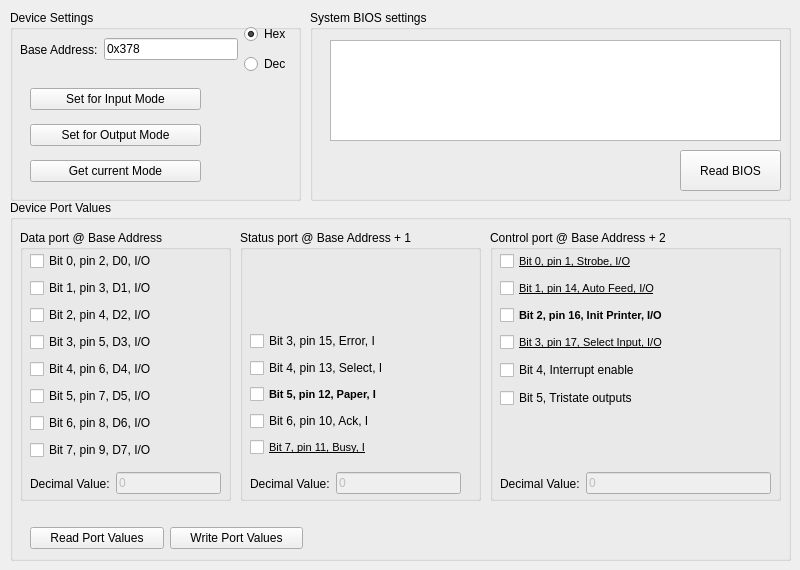
   <widget class="QWidget" name="tab1">
    <attribute name="title">
     <string>Analyse and Test</string>
    </attribute>
    <widget class="QGroupBox" name="groupBox">
     <property name="geometry">
      <rect>
       <x>310</x>
       <y>10</y>
       <width>481</width>
       <height>191</height>
      </rect>
     </property>
     <property name="title">
      <string>System BIOS settings</string>
     </property>
     <widget class="QTextEdit" name="txtBIOSSettings">
      <property name="geometry">
       <rect>
        <x>20</x>
        <y>30</y>
        <width>451</width>
        <height>101</height>
       </rect>
      </property>
     </widget>
     <widget class="QPushButton" name="btnReadBIOS">
      <property name="geometry">
       <rect>
        <x>370</x>
        <y>140</y>
        <width>101</width>
        <height>41</height>
       </rect>
      </property>
      <property name="text">
       <string>Read BIOS</string>
      </property>
     </widget>
    </widget>
    <widget class="QGroupBox" name="groupBox_5">
     <property name="geometry">
      <rect>
       <x>10</x>
       <y>10</y>
       <width>291</width>
       <height>191</height>
      </rect>
     </property>
     <property name="title">
      <string>Device Settings</string>
     </property>
     <widget class="QWidget" name="">
      <property name="geometry">
       <rect>
        <x>20</x>
        <y>70</y>
        <width>171</width>
        <height>111</height>
       </rect>
      </property>
      <layout class="QVBoxLayout" name="verticalLayout_4">
       <item>
        <widget class="QPushButton" name="btnSetInputMode">
         <property name="text">
          <string>Set for Input Mode</string>
         </property>
        </widget>
       </item>
       <item>
        <widget class="QPushButton" name="btnSetOutputMode">
         <property name="text">
          <string>Set for Output Mode</string>
         </property>
        </widget>
       </item>
       <item>
        <widget class="QPushButton" name="btnGetMode">
         <property name="text">
          <string>Get current Mode</string>
         </property>
        </widget>
       </item>
      </layout>
     </widget>
     <widget class="QWidget" name="">
      <property name="geometry">
       <rect>
        <x>10</x>
        <y>10</y>
        <width>271</width>
        <height>59</height>
       </rect>
      </property>
      <layout class="QHBoxLayout" name="horizontalLayout_6">
       <item>
        <layout class="QHBoxLayout" name="horizontalLayout_5">
         <item>
          <widget class="QLabel" name="lblATBaseAddress">
           <property name="text">
            <string>Base Address:</string>
           </property>
          </widget>
         </item>
         <item>
          <widget class="QLineEdit" name="txtATBaseAddress">
           <property name="text">
            <string>0x378</string>
           </property>
          </widget>
         </item>
        </layout>
       </item>
       <item>
        <layout class="QVBoxLayout" name="verticalLayout_5">
         <item>
          <widget class="QRadioButton" name="rbBaseAddrinHex">
           <property name="text">
            <string>Hex</string>
           </property>
           <property name="checked">
            <bool>true</bool>
           </property>
          </widget>
         </item>
         <item>
          <widget class="QRadioButton" name="rbBaseAddrinDec">
           <property name="text">
            <string>Dec</string>
           </property>
          </widget>
         </item>
        </layout>
       </item>
      </layout>
     </widget>
    </widget>
    <widget class="QGroupBox" name="groupBox_6">
     <property name="geometry">
      <rect>
       <x>10</x>
       <y>200</y>
       <width>781</width>
       <height>361</height>
      </rect>
     </property>
     <property name="title">
      <string>Device Port Values</string>
     </property>
     <widget class="QGroupBox" name="groupBox_4">
      <property name="geometry">
       <rect>
        <x>480</x>
        <y>30</y>
        <width>291</width>
        <height>271</height>
       </rect>
      </property>
      <property name="title">
       <string>Control port @ Base Address + 2</string>
      </property>
      <widget class="QWidget" name="">
       <property name="geometry">
        <rect>
         <x>10</x>
         <y>20</y>
         <width>272</width>
         <height>161</height>
        </rect>
       </property>
       <layout class="QVBoxLayout" name="verticalLayout">
        <item>
         <widget class="QCheckBox" name="chkControlPortB0">
          <property name="font">
           <font>
            <family>MS Shell Dlg 2</family>
            <pointsize>8</pointsize>
            <weight>50</weight>
            <italic>false</italic>
            <bold>false</bold>
            <underline>true</underline>
            <strikeout>false</strikeout>
           </font>
          </property>
          <property name="text">
           <string>Bit 0, pin 1, Strobe, I/O</string>
          </property>
         </widget>
        </item>
        <item>
         <widget class="QCheckBox" name="chkControlPortB1">
          <property name="font">
           <font>
            <family>MS Shell Dlg 2</family>
            <pointsize>8</pointsize>
            <weight>50</weight>
            <italic>false</italic>
            <bold>false</bold>
            <underline>true</underline>
            <strikeout>false</strikeout>
           </font>
          </property>
          <property name="text">
           <string>Bit 1, pin 14, Auto Feed, I/O</string>
          </property>
         </widget>
        </item>
        <item>
         <widget class="QCheckBox" name="chkControlPortB2">
          <property name="font">
           <font>
            <family>MS Shell Dlg 2</family>
            <pointsize>8</pointsize>
            <weight>75</weight>
            <italic>false</italic>
            <bold>true</bold>
            <underline>false</underline>
            <strikeout>false</strikeout>
           </font>
          </property>
          <property name="text">
           <string>Bit 2, pin 16, Init Printer, I/O</string>
          </property>
         </widget>
        </item>
        <item>
         <widget class="QCheckBox" name="chkControlPortB3">
          <property name="font">
           <font>
            <family>MS Shell Dlg 2</family>
            <pointsize>8</pointsize>
            <weight>50</weight>
            <italic>false</italic>
            <bold>false</bold>
            <underline>true</underline>
            <strikeout>false</strikeout>
           </font>
          </property>
          <property name="text">
           <string>Bit 3, pin 17, Select Input, I/O</string>
          </property>
         </widget>
        </item>
        <item>
         <widget class="QCheckBox" name="chkControlPortB4">
          <property name="text">
           <string>Bit 4, Interrupt enable</string>
          </property>
         </widget>
        </item>
        <item>
         <widget class="QCheckBox" name="chkControlPortB5">
          <property name="text">
           <string>Bit 5, Tristate outputs</string>
          </property>
         </widget>
        </item>
       </layout>
      </widget>
      <widget class="QWidget" name="">
       <property name="geometry">
        <rect>
         <x>10</x>
         <y>240</y>
         <width>271</width>
         <height>27</height>
        </rect>
       </property>
       <layout class="QHBoxLayout" name="horizontalLayout_2">
        <item>
         <widget class="QLabel" name="lblATBaseAddress_4">
          <property name="text">
           <string>Decimal Value:</string>
          </property>
         </widget>
        </item>
        <item>
         <widget class="QLineEdit" name="txtControlPortReadValue">
          <property name="enabled">
           <bool>false</bool>
          </property>
          <property name="text">
           <string>0</string>
          </property>
         </widget>
        </item>
       </layout>
      </widget>
     </widget>
     <widget class="QGroupBox" name="groupBox_2">
      <property name="geometry">
       <rect>
        <x>10</x>
        <y>30</y>
        <width>211</width>
        <height>271</height>
       </rect>
      </property>
      <property name="title">
       <string>Data port @ Base Address</string>
      </property>
      <widget class="QWidget" name="">
       <property name="geometry">
        <rect>
         <x>10</x>
         <y>20</y>
         <width>181</width>
         <height>211</height>
        </rect>
       </property>
       <layout class="QVBoxLayout" name="verticalLayout_3">
        <item>
         <widget class="QCheckBox" name="chkDataPortB0">
          <property name="text">
           <string>Bit 0, pin 2, D0, I/O</string>
          </property>
         </widget>
        </item>
        <item>
         <widget class="QCheckBox" name="chkDataPortB1">
          <property name="text">
           <string>Bit 1, pin 3, D1, I/O</string>
          </property>
         </widget>
        </item>
        <item>
         <widget class="QCheckBox" name="chkDataPortB2">
          <property name="text">
           <string>Bit 2, pin 4, D2, I/O</string>
          </property>
         </widget>
        </item>
        <item>
         <widget class="QCheckBox" name="chkDataPortB3">
          <property name="text">
           <string>Bit 3, pin 5, D3, I/O</string>
          </property>
         </widget>
        </item>
        <item>
         <widget class="QCheckBox" name="chkDataPortB4">
          <property name="text">
           <string>Bit 4, pin 6, D4, I/O</string>
          </property>
         </widget>
        </item>
        <item>
         <widget class="QCheckBox" name="chkDataPortB5">
          <property name="text">
           <string>Bit 5, pin 7, D5, I/O</string>
          </property>
         </widget>
        </item>
        <item>
         <widget class="QCheckBox" name="chkDataPortB6">
          <property name="text">
           <string>Bit 6, pin 8, D6, I/O</string>
          </property>
         </widget>
        </item>
        <item>
         <widget class="QCheckBox" name="chkDataPortB7">
          <property name="text">
           <string>Bit 7, pin 9, D7, I/O</string>
          </property>
         </widget>
        </item>
       </layout>
      </widget>
      <widget class="QWidget" name="">
       <property name="geometry">
        <rect>
         <x>10</x>
         <y>240</y>
         <width>191</width>
         <height>27</height>
        </rect>
       </property>
       <layout class="QHBoxLayout" name="horizontalLayout_4">
        <item>
         <widget class="QLabel" name="lblATBaseAddress_2">
          <property name="text">
           <string>Decimal Value:</string>
          </property>
         </widget>
        </item>
        <item>
         <widget class="QLineEdit" name="txtDataPortReadValue">
          <property name="enabled">
           <bool>false</bool>
          </property>
          <property name="text">
           <string>0</string>
          </property>
         </widget>
        </item>
       </layout>
      </widget>
     </widget>
     <widget class="QGroupBox" name="groupBox_3">
      <property name="geometry">
       <rect>
        <x>230</x>
        <y>30</y>
        <width>241</width>
        <height>271</height>
       </rect>
      </property>
      <property name="title">
       <string>Status port @ Base Address + 1</string>
      </property>
      <widget class="QWidget" name="">
       <property name="geometry">
        <rect>
         <x>10</x>
         <y>100</y>
         <width>211</width>
         <height>131</height>
        </rect>
       </property>
       <layout class="QVBoxLayout" name="verticalLayout_2">
        <item>
         <widget class="QCheckBox" name="chkStatusPortB3">
          <property name="text">
           <string>Bit 3, pin 15, Error, I</string>
          </property>
         </widget>
        </item>
        <item>
         <widget class="QCheckBox" name="chkStatusPortB4">
          <property name="text">
           <string>Bit 4, pin 13, Select, I</string>
          </property>
         </widget>
        </item>
        <item>
         <widget class="QCheckBox" name="chkStatusPortB5">
          <property name="font">
           <font>
            <family>MS Shell Dlg 2</family>
            <pointsize>8</pointsize>
            <weight>75</weight>
            <italic>false</italic>
            <bold>true</bold>
            <underline>false</underline>
            <strikeout>false</strikeout>
           </font>
          </property>
          <property name="text">
           <string>Bit 5, pin 12, Paper, I</string>
          </property>
         </widget>
        </item>
        <item>
         <widget class="QCheckBox" name="chkStatusPortB6">
          <property name="text">
           <string>Bit 6, pin 10, Ack, I</string>
          </property>
         </widget>
        </item>
        <item>
         <widget class="QCheckBox" name="chkStatusPortB7">
          <property name="font">
           <font>
            <family>MS Shell Dlg 2</family>
            <pointsize>8</pointsize>
            <weight>50</weight>
            <italic>false</italic>
            <bold>false</bold>
            <underline>true</underline>
            <strikeout>false</strikeout>
           </font>
          </property>
          <property name="text">
           <string>Bit 7, pin 11, Busy, I</string>
          </property>
         </widget>
        </item>
       </layout>
      </widget>
      <widget class="QWidget" name="">
       <property name="geometry">
        <rect>
         <x>10</x>
         <y>240</y>
         <width>211</width>
         <height>27</height>
        </rect>
       </property>
       <layout class="QHBoxLayout" name="horizontalLayout_3">
        <item>
         <widget class="QLabel" name="lblATBaseAddress_3">
          <property name="text">
           <string>Decimal Value:</string>
          </property>
         </widget>
        </item>
        <item>
         <widget class="QLineEdit" name="txtStatusPortReadValue">
          <property name="enabled">
           <bool>false</bool>
          </property>
          <property name="text">
           <string>0</string>
          </property>
         </widget>
        </item>
       </layout>
      </widget>
     </widget>
     <widget class="QWidget" name="">
      <property name="geometry">
       <rect>
        <x>20</x>
        <y>320</y>
        <width>273</width>
        <height>36</height>
       </rect>
      </property>
      <layout class="QHBoxLayout" name="horizontalLayout">
       <item>
        <widget class="QPushButton" name="btnReadPort">
         <property name="text">
          <string>Read Port Values</string>
         </property>
        </widget>
       </item>
       <item>
        <widget class="QPushButton" name="btnWritePort">
         <property name="text">
          <string>Write Port Values</string>
         </property>
        </widget>
       </item>
      </layout>
     </widget>
    </widget>
   </widget>
